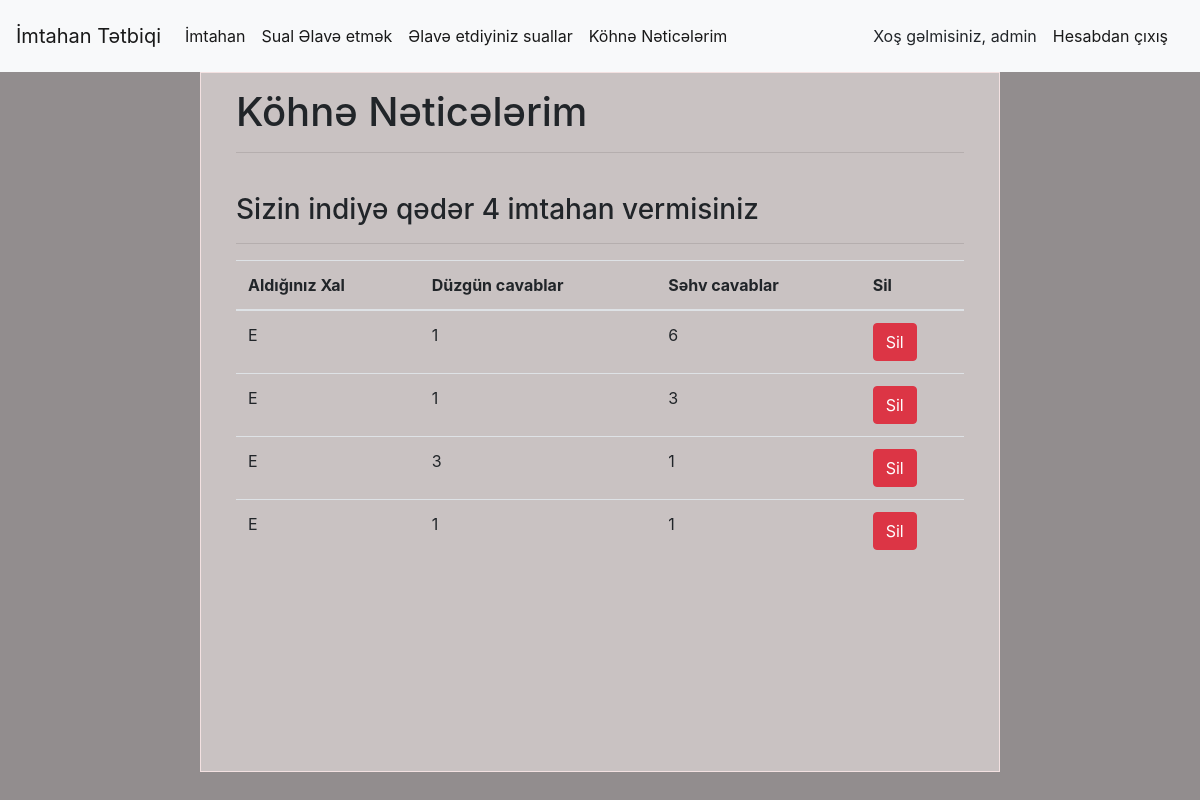
/myresults/ (signed in), run on the app's committed database.
### pages/models.py (models this page shows, shortened)
class ResultsModel(models.Model):
    user = models.ForeignKey(User, on_delete=CASCADE)
    score = models.CharField(max_length=1)
    correct = models.IntegerField()
    wrong = models.IntegerField()

### pages/views.py (the view)
# urls.py: path("myresults/",views.results, name  = "myresults"),
@login_required(login_url='pages:index')
def results(request):
    user = request.user
    results = ResultsModel.objects.filter(user = user)
    extends = {
        "results":results,
    }
    return render(request,"results.html",extends)

### templates/results.html (shortened to what this page needs)
{% extends "base.html" %}
{% block body %}
<div class="container">
    <form method="POST" class="form-myquiz">
      <h1 class="form-signin-heading">Köhnə Nəticələrim</h1>
      <hr><br>
      <table class="table">
        {% if results %}
        <h3>Sizin indiyə qədər {{results.count}} imtahan vermisiniz</h3>
        {% endif %}
        <thead>
          <tr>
            <th scope="col">Aldığınız Xal</th>
            <th scope="col">Düzgün cavablar</th>
            <th scope="col">Səhv cavablar</th>
            <th scope="col">Sil</th>
          </tr>
        </thead>
        <tbody>
          {% if results %}
            {% for result in results  %}
          <tr>
            <td>{{result.score}}</td>
            <td>{{result.correct}}</td>
            <td>{{result.wrong}}</td>
            <td><a href ="{% url 'pages:deleteresult' result.id %}" class="btn btn-danger">Sil</a></td>
          </tr>
          {% endfor %}
          {% else %}
          <h3>Siz heç bir imtahan verməmisiniz</h3>
          <a  href = "{% url 'pages:quiz' %}"class="btn btn-info">İmtahan ver</a>
          {% endif %}
        </tbody>
        <hr>
      </table>
    </form>
  </div>
{% endblock body %}

### templates/base.html (shortened to what this page needs)
<!DOCTYPE html>
{% load static %}
<html lang='en' class=''>
<head>
  <link rel="stylesheet" href="https://stackpath.bootstrapcdn.com/bootstrap/4.1.3/css/bootstrap.min.css">
  <link rel="stylesheet" href="{% static 'css/style.css' %}">
</head>
<body>
<nav class="navbar navbar-expand-lg navbar-light bg-light">
  <a class="navbar-brand" href="{% url 'pages:quiz' %}">İmtahan Tətbiqi</a>
  <div class="collapse navbar-collapse" id="navbarText">
    <ul class="navbar-nav mr-auto">
      {% if request.user.is_authenticated %}
      <li class="nav-item active">
        <a class="nav-link" href="{% url 'pages:quiz' %}">İmtahan </a>
      </li>
      <li class="nav-item active">
        <a class="nav-link" href="{% url 'pages:addquiz' %}">Sual Əlavə etmək</a>
      </li>
      <li class="nav-item active">
        <a class="nav-link" href="{% url 'pages:my_questions' %}">Əlavə etdiyiniz suallar</a>
      </li>
      <li class="nav-item active">
        <a class="nav-link" href="{% url 'pages:myresults' %}">Köhnə Nəticələrim</a>
      </li>
      {% endif %}
    </ul>
    {% if request.user.is_authenticated  %}
    Xoş gəlmisiniz, {{request.user.username}}
    <span class="navbar-text">
      <a class="nav-link" href="{% url 'pages:logout' %}">Hesabdan çıxış</a>
    </span>
    {% endif %}
  </div>
</nav>
{% block body %}
{% endblock body %}
</body>
</html>

### staticfiles/css/style.css (style rules this page uses)
body { background: rgba(110, 103, 104, 0.747) !important; }
.form-myquiz { max-width: 800px; min-height: 700px; padding: 15px 35px 45px; margin: 0 auto; background-color: rgb(201, 194, 194); border: 1px solid rgba(247, 228, 228, 0.932); }

### data on the page
ResultsModel: score "E", correct "1", wrong "6"
ResultsModel: score "E", correct "1", wrong "3"
ResultsModel: score "E", correct "3", wrong "1"
ResultsModel: score "E", correct "1", wrong "1"

### other printed values
{{ request.user.username }} "admin"
{{ results.count }} "4"
